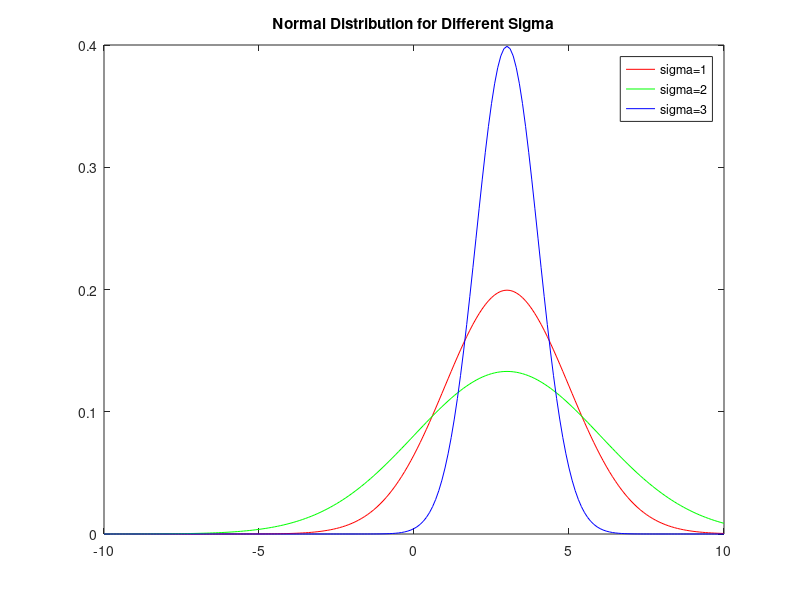

MATLAB code for this plot:
x=-10:0.1:10;
mu=3;
s1=2;
s2=3;
s3=1;

y1= normpdf(x,mu,s1);
y2= normpdf(x,mu,s2);
y3= normpdf(x,mu,s3);

plot(x,y1,'r');
hold on;
plot(x,y2,'g');
plot(x,y3,'b');
title('Normal Distribution for Different Sigma');
legend('sigma=1','sigma=2','sigma=3');
